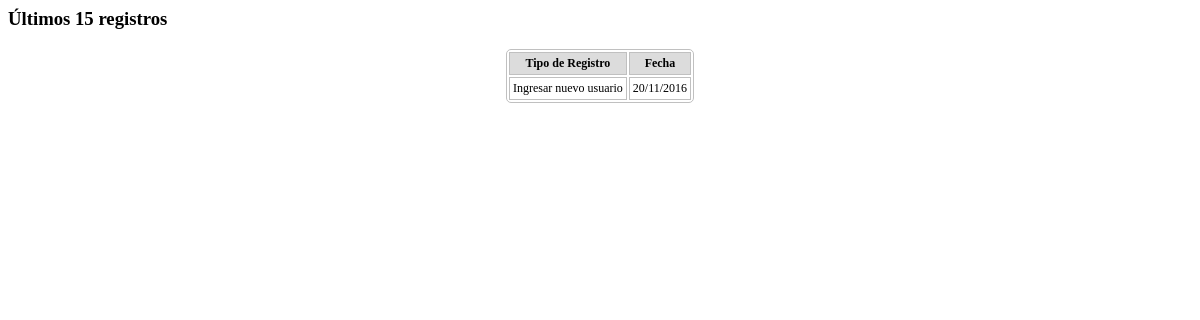
Before: /funciones/funcionP0301.php (signed in) with the older database file.
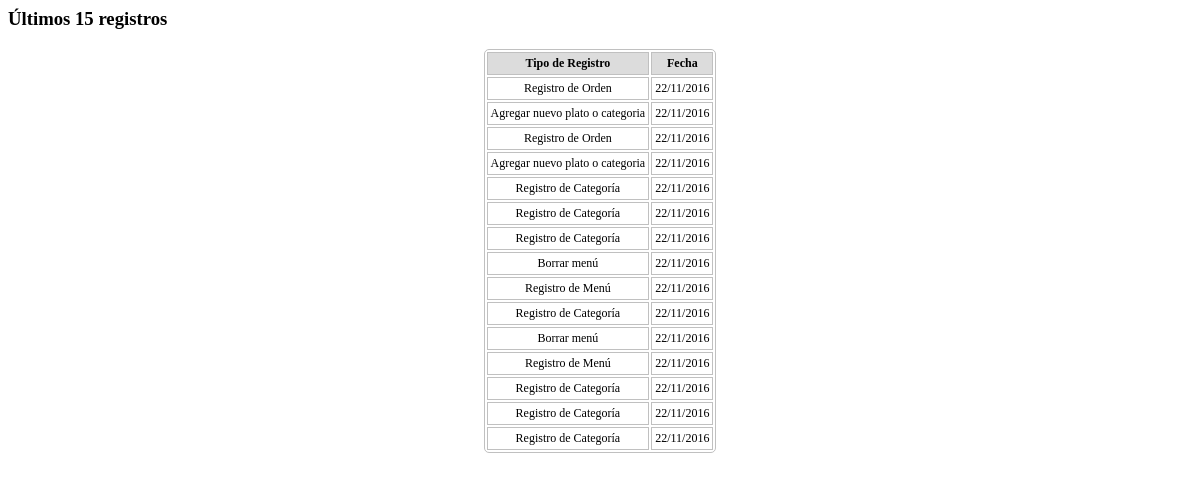
After: the same page with the newer database file.
### tables this page shows
CREATE TABLE IF NOT EXISTS `data06` (
`id` int(11) NOT NULL,
  `IdOperador` varchar(7) NOT NULL,
  `Registro` varchar(200) NOT NULL,
  `IdDatoUsuario` varchar(7) NOT NULL,
  `Módulo` text NOT NULL,
  `Fecha` timestamp NOT NULL DEFAULT CURRENT_TIMESTAMP,
  `IP` varchar(15) NOT NULL,
  `Estado` text NOT NULL,
  `Tipo` int(1) NOT NULL COMMENT 'Error o Éxito'
);

### config/config02.php (called while the page is built, shortened)
		?><script src='js/funcionA0101.js'></script><?php
function funcion04($fecha){
	$fecha = substr($fecha, 0, -9);
	list($anio, $mes, $dia) = explode("-",$fecha);
	return $fecha = $dia."/".$mes."/".$anio;
}
?>

### funciones/funcionP0301.php (the view, shortened to what this page needs)
<h3>Últimos 15 registros</h3>
<table class="RegistrosTable">
<tr style="font-weight:bold;background-color:gainsboro" >
<td>Tipo de Registro</td>
<td>Fecha</td>
</tr>
<?php
include("../config/config02.php");
$DataU01 = $_SESSION['idtbr'];
$LogSQL = "select * from data06 where IdOperador='$DataU01' order by Fecha desc limit 0,15";
$LogSQL = mysql_query($LogSQL);
while ($LogROW = mysql_fetch_object($LogSQL)) {
	echo "<tr class='RegistroVer' data='$LogROW->id'><td>$LogROW->Registro</td><td>".funcion04($LogROW->Fecha)."</td></tr>";
}
?>
</table>

Changed rows visible on the page:
removed data06: Registro "Ingresar nuevo usuario", Fecha "20/11/2016"
added data06: Registro "Registro de Orden", Fecha "22/11/2016"
added data06: Registro "Agregar nuevo plato o categoria", Fecha "22/11/2016"
added data06: Registro "Registro de Orden", Fecha "22/11/2016"
added data06: Registro "Agregar nuevo plato o categoria", Fecha "22/11/2016"
added data06: Registro "Registro de Categoría", Fecha "22/11/2016"
added data06: Registro "Registro de Categoría", Fecha "22/11/2016"
added data06: Registro "Registro de Categoría", Fecha "22/11/2016"
added data06: Registro "Borrar menú", Fecha "22/11/2016"
added data06: Registro "Registro de Menú", Fecha "22/11/2016"
added data06: Registro "Registro de Categoría", Fecha "22/11/2016"
added data06: Registro "Borrar menú", Fecha "22/11/2016"
added data06: Registro "Registro de Menú", Fecha "22/11/2016"
added data06: Registro "Registro de Categoría", Fecha "22/11/2016"
added data06: Registro "Registro de Categoría", Fecha "22/11/2016"
added data06: Registro "Registro de Categoría", Fecha "22/11/2016"
